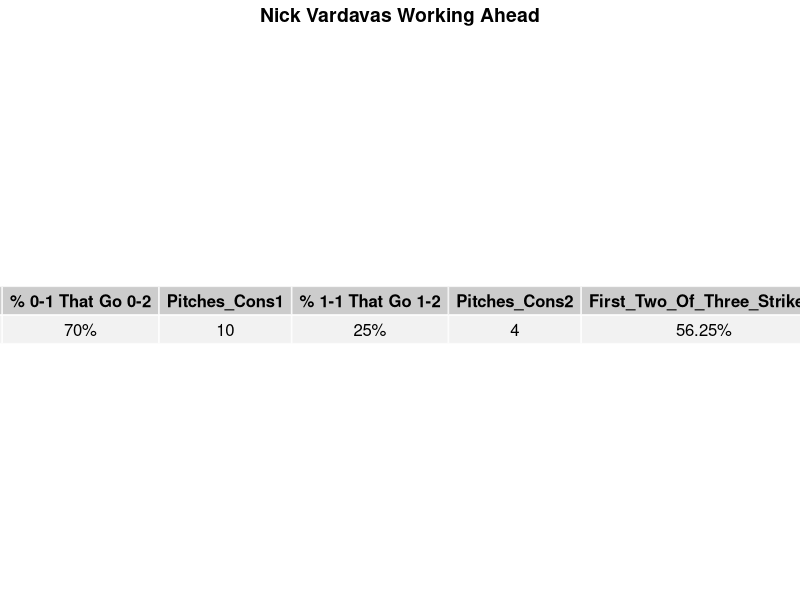
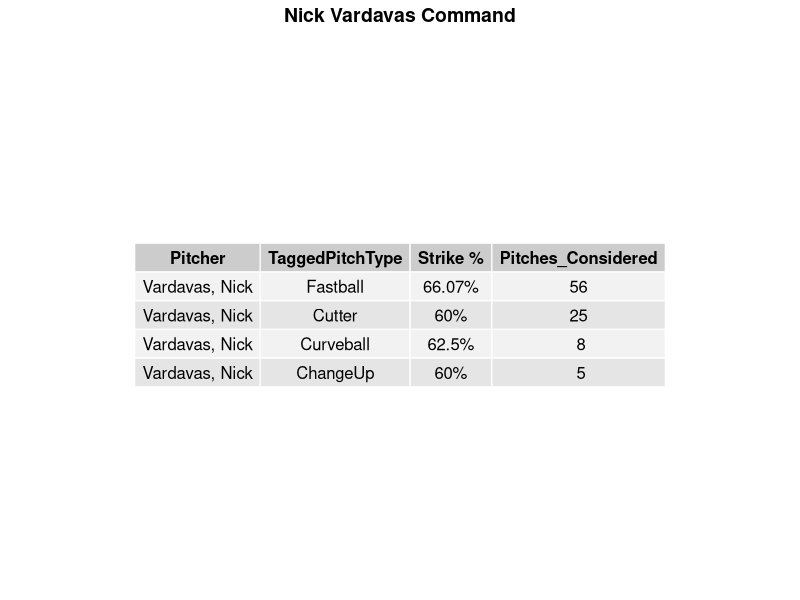
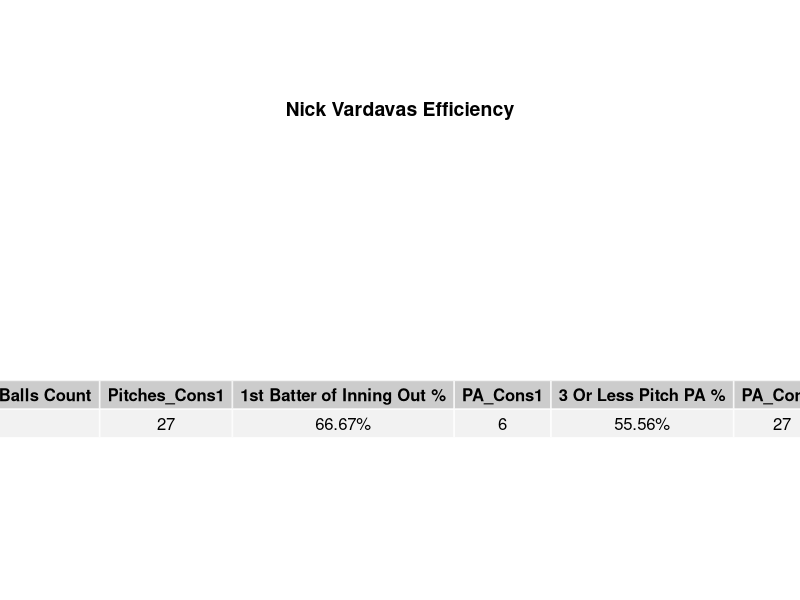
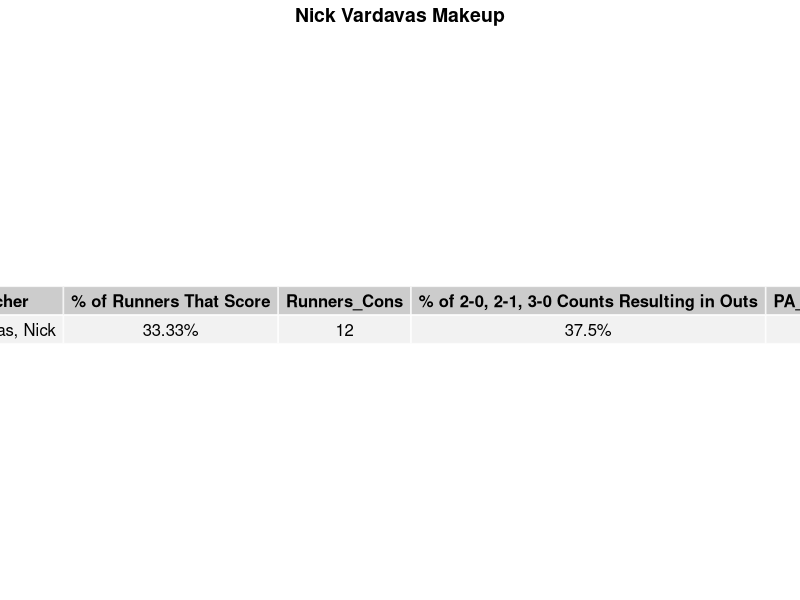
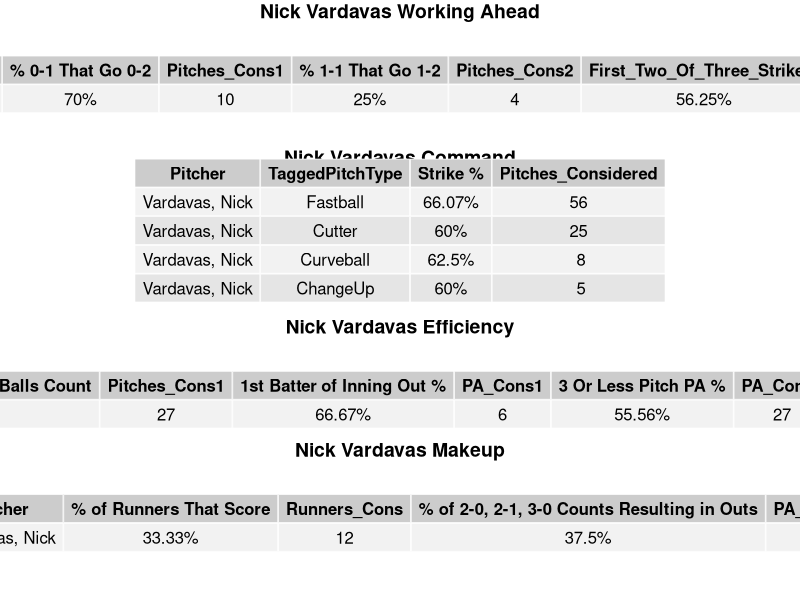

Recreate these plots in R, in order.
#Coach Scully Report: Working Ahead, Command, Efficiency, Make-Up


#Load Libraries
library(dplyr)
library(gridExtra)
library(gridGraphics)
library(ggplot2)
library(patchwork)

#Load Data
data2023 <- read.csv("20240317-McKieFieldStad-1_unverified.csv")

#Select the player and game date
data20231 <- filter(data2023, Pitcher == "Vardavas, Nick")

#Only use columns we need
data20232 <- subset(data20231, select = c(PitchNo, PAofInning, PitchofPA, Date, Pitcher, PitcherId,
                                          Inning, Outs, Balls, Strikes, TaggedPitchType,
                                          PitchCall, PlayResult, KorBB, RunsScored))
data20232 <- data20232 %>%
  mutate(paofinningupdate = paste0(Date, Inning, PAofInning))



#---------------------WORKING AHEAD--------------------


# ----------- 0-1 counts that become 0-2 ------------

data20232$Count01 <- ifelse(data20232$Ball == "0" & data20232$Strike == "1" , 1, 0)
# Find row indices where Count01 is 1
indices <- which(data20232$Count01 == 1)

# Create an empty list to store filtered rows
filtered_rows <- list()

# Loop through the indices and keep current row and the subsequent row
for (i in indices) {
  if (i < nrow(data20232)) {
    filtered_rows[[length(filtered_rows) + 1]] <- data20232[i:(i+1), ]
  }
}

# Combine the list of data frames into a single data frame
final_01 <- do.call(rbind, filtered_rows)

# Remove duplicate rows if any
final_01 <- unique(final_01)

#Remove columns of a fresh AB
final_01 <- final_01 %>%
  filter(!(Balls == 0 & Strikes == 0))

#Remove the 0-1 count columns to such leave us with the subsequent pitches
final_01 <- filter(final_01, Count01 != 1)

#Create binary for counts that became 0-2
final_01$Count02 <- ifelse(final_01$Ball == "0" & final_01$Strike == "2" , 1, 0)

final_01 <- subset(final_01, select = c(PitchNo, PitcherId, Pitcher, Count02))

final_01 <- final_01 %>%
  group_by(PitcherId, Pitcher) %>%
  summarize(`% 0-1 Counts that become 0-2` = mean(Count02, na.rm = TRUE),
            Pitches_Considered = n())

final_01$`% 0-1 Counts that become 0-2` <- round(final_01$`% 0-1 Counts that become 0-2` * 100, 2)
final_01$`% 0-1 Counts that become 0-2` <- paste(final_01$`% 0-1 Counts that become 0-2`, "%", sep = "")

# ----------- 1-1 counts that become 1-2 ------------

data20232$Count11 <- ifelse(data20232$Ball == "1" & data20232$Strike == "1" , 1, 0)
# Find row indices where Count01 is 1
indices1 <- which(data20232$Count11 == 1)

# Create an empty list to store filtered rows
filtered_rows1 <- list()

# Loop through the indices and keep current row and the subsequent row
for (i in indices1) {
  if (i < nrow(data20232)) {
    filtered_rows1[[length(filtered_rows1) + 1]] <- data20232[i:(i+1), ]
  }
}

# Combine the list of data frames into a single data frame
final_11 <- do.call(rbind, filtered_rows1)

# Remove duplicate rows if any
final_11 <- unique(final_11)

#Remove columns of a fresh AB
final_11 <- final_11 %>%
  filter(!(Balls == 0 & Strikes == 0))

#Remove the 0-1 count columns to such leave us with the subsequent pitches
final_11 <- filter(final_11, Count11 != 1)

#Create binary for counts that became 1-2
final_11$Count12 <- ifelse(final_11$Ball == "1" & final_11$Strike == "2" , 1, 0)

final_11 <- subset(final_11, select = c(PitchNo, PitcherId, Pitcher, Count12))

final_11 <- final_11 %>%
  group_by(PitcherId, Pitcher) %>%
  summarize(`% 1-1 Counts that become 1-2` = mean(Count12, na.rm = TRUE),
            Pitches_Considered = n())

final_11$`% 1-1 Counts that become 1-2` <- round(final_11$`% 1-1 Counts that become 1-2` * 100, 2)
final_11$`% 1-1 Counts that become 1-2` <- paste(final_11$`% 1-1 Counts that become 1-2`, "%", sep = "")

#-------------First Pitch Strike------------
data20232_FirstPitchK <- data20232 %>%
  filter(PitchofPA == 1)

data20232_FirstPitchK$FirstPitchK <- ifelse(data20232_FirstPitchK$PitchCall == "StrikeCalled" | 
                                            data20232_FirstPitchK$PitchCall == "StrikeSwinging" |
                                            data20232_FirstPitchK$PitchCall == "FoulBall" |
                                            data20232_FirstPitchK$PitchCall == "FoulBallNotFieldable" | 
                                            data20232_FirstPitchK$PitchCall == "InPlay", 1, 0)

data20232_FirstPitchK <- subset(data20232_FirstPitchK, select = c(PitchNo, PitcherId, Pitcher, FirstPitchK))

data20232_FirstPitchK <- data20232_FirstPitchK %>%
  group_by(PitcherId, Pitcher) %>%
  summarize(`1st Pitch Strike %` = mean(FirstPitchK, na.rm = TRUE),
            Pitches_Considered = n())

data20232_FirstPitchK$`1st Pitch Strike %` <- round(data20232_FirstPitchK$`1st Pitch Strike %` * 100, 2)
data20232_FirstPitchK$`1st Pitch Strike %` <- paste(data20232_FirstPitchK$`1st Pitch Strike %`, "%", sep = "")

#First 2 of 3 Pitches Strikes

FirstTwoOfThree <- data20232 %>%
  group_by(paofinningupdate) %>%
  mutate(count = n()) %>%
  filter(count >= 3) %>%
  slice_head(n = 3) %>%
  select(-count) %>%
  ungroup()


FirstTwoOfThree <- FirstTwoOfThree %>%
  group_by(paofinningupdate) %>%
  mutate(
    `FirstTwoOfThreeStrike%` = as.integer(sum(PitchCall %in% c("StrikeSwinging", "StrikeCalled", "FoulBall", "InPlay", "FoulBallNotFieldable")) >= 2)
  )

FirstTwoOfThree <- FirstTwoOfThree %>%
  group_by(PitcherId, Pitcher, paofinningupdate) %>%
  summarize(`FirstTwoOfThreeStrike%` = mean(`FirstTwoOfThreeStrike%`, na.rm = TRUE))

FirstTwoOfThree <- FirstTwoOfThree %>%
  group_by(PitcherId, Pitcher) %>%
  summarize(`FirstTwoOfThreeStrike%` = mean(`FirstTwoOfThreeStrike%`, na.rm = TRUE),
            PA_Considered = n())

FirstTwoOfThree$`FirstTwoOfThreeStrike%` <- round(FirstTwoOfThree$`FirstTwoOfThreeStrike%` * 100, 2)
FirstTwoOfThree$`FirstTwoOfThreeStrike%` <- paste(FirstTwoOfThree$`FirstTwoOfThreeStrike%`, "%", sep = "")


#-----------------------COMMAND-----------------------
strike_vector <- c("StrikeCalled", "StrikeSwinging", "FoulBall", "InPlay", "FoulBallNotFieldable")

Command <- data20231 %>%
  group_by(Pitcher, PitcherId, TaggedPitchType) %>%
  mutate(strike = if_else(PitchCall %in% strike_vector, 1, 0)) %>%
  summarize(`Strike %` = sum((strike)/n()),
            Pitches_Considered = n())

Command$`Strike %` <- round(Command$`Strike %` * 100, 2)
Command$`Strike %` <- paste(Command$`Strike %`, "%", sep = "")

Command <- Command %>%
  arrange(desc(Pitches_Considered))

#----------------------EFFICIENCY---------------------
# Calculate Ball3Counts
#Percent of PA that go to 3 ball Counts
Ball3Counts <- data20232 %>%
  group_by(paofinningupdate) %>%
  mutate(
    `% of PA's that go to 3 Balls Count` = as.integer(any(Balls == 3))
  )

Ball3Counts <- Ball3Counts %>%
  group_by(PitcherId, Pitcher, paofinningupdate) %>%
  summarize(`% of PA's that go to 3 Balls Count` = mean(`% of PA's that go to 3 Balls Count`, na.rm = TRUE))

Ball3Counts <- Ball3Counts %>%
  group_by(PitcherId, Pitcher) %>%
  summarize(`% of PA's that go to 3 Balls Count` = mean(`% of PA's that go to 3 Balls Count`, na.rm = TRUE),
            PA_Considered = n())

Ball3Counts$`% of PA's that go to 3 Balls Count` <- round(Ball3Counts$`% of PA's that go to 3 Balls Count` * 100, 2)
Ball3Counts$`% of PA's that go to 3 Balls Count` <- paste(Ball3Counts$`% of PA's that go to 3 Balls Count`, "%", sep = "")


#First Batter of Inning Out %
FirstBatter <- data20232 %>%
  filter(substr(paofinningupdate, nchar(paofinningupdate), nchar(paofinningupdate)) == "1")

FirstBatterLastRow <- FirstBatter %>%
  group_by(paofinningupdate) %>%
  slice_tail(n = 1) %>%
  ungroup()

FirstBatterLastRow$Out <- if_else(FirstBatterLastRow$PlayResult == "Out" | FirstBatterLastRow$PitchCall == "StrikeSwinging" |
                                  FirstBatterLastRow$PitchCall == "StrikeCalled", 1, 0)

FirstBatterLastRow <- FirstBatterLastRow %>%
  group_by(PitcherId, Pitcher) %>%
  summarize(`First Batter Of Inning Out %` = mean(`Out`, na.rm = TRUE),
            PA_Considered = n())

FirstBatterLastRow$`First Batter Of Inning Out %` <- round(FirstBatterLastRow$`First Batter Of Inning Out %` * 100, 2)
FirstBatterLastRow$`First Batter Of Inning Out %` <- paste(FirstBatterLastRow$`First Batter Of Inning Out %`, "%", sep = "")

#3 Or Less Pitch PA
result <- data20232 %>%
  group_by(paofinningupdate, Pitcher, PitcherId) %>%
  summarize(count = n()) %>%
  mutate(ThreeorLess = ifelse(count <= 3, 1, 0))

ThreeOrLessPitchPA <- result %>%
  group_by(Pitcher, PitcherId) %>%
  summarize(`3 or Less Pitch PA %` = mean(ThreeorLess, na.rm = TRUE),
            PA_Considered = n())

ThreeOrLessPitchPA$`3 or Less Pitch PA %` <- round(ThreeOrLessPitchPA$`3 or Less Pitch PA %` * 100, 2)
ThreeOrLessPitchPA$`3 or Less Pitch PA %` <- paste(ThreeOrLessPitchPA$`3 or Less Pitch PA %`, "%", sep = "")

#4 Or Less Pitch PA
result1 <- data20232 %>%
  group_by(paofinningupdate, Pitcher, PitcherId) %>%
  summarize(count = n()) %>%
  mutate(FourorLess = ifelse(count <= 4, 1, 0))

FourOrLessPitchPA <- result1 %>%
  group_by(Pitcher, PitcherId) %>%
  summarize(`4 or Less Pitch PA %` = mean(FourorLess, na.rm = TRUE),
            PA_Considered = n())

FourOrLessPitchPA$`4 or Less Pitch PA %` <- round(FourOrLessPitchPA$`4 or Less Pitch PA %` * 100, 2)
FourOrLessPitchPA$`4 or Less Pitch PA %` <- paste(FourOrLessPitchPA$`4 or Less Pitch PA %`, "%", sep = "")


#--------------------MAKEUP--------------------

#Percent of Runners that Score
Perc_Runners_Who_Score <- data20231
Perc_Runners_Who_Score$Runners <- if_else(Perc_Runners_Who_Score$PlayResult == "Double" | 
                                            Perc_Runners_Who_Score$PlayResult == "Triple" |
                                            Perc_Runners_Who_Score$PlayResult == "HomeRun" |
                                            Perc_Runners_Who_Score$PlayResult == "Single" |
                                            Perc_Runners_Who_Score$PlayResult == "Error" |
                                            Perc_Runners_Who_Score$KorBB == "Walk"|
                                            Perc_Runners_Who_Score$PitchCall == "HitByPitch", 1, 0)

Perc_Runners_Who_Score1 <- subset(Perc_Runners_Who_Score, select = c(PitchNo, PAofInning, PitchofPA, Date, Pitcher, PitcherId,
                                                                     Inning, Outs, Balls, Strikes, TaggedPitchType,
                                                                     PitchCall, PlayResult, KorBB, RunsScored, Runners))

Perc_Runners_Who_Score2 <- Perc_Runners_Who_Score1 %>%
  group_by(Pitcher, PitcherId) %>%
  summarize(`% of Runners That Score` = sum(RunsScored, na.rm = TRUE) / sum(Runners, na.rm = TRUE),
            `Runners Considered` = sum(Runners == 1, na.rm = TRUE))

Perc_Runners_Who_Score2$`% of Runners That Score` <- round(Perc_Runners_Who_Score2$`% of Runners That Score` * 100, 2)
Perc_Runners_Who_Score2$`% of Runners That Score` <- paste(Perc_Runners_Who_Score2$`% of Runners That Score`, "%", sep = "")

#Percent of 2-0, 2-1, 3 Ball Counts ending in outs
BadCounts <- data20232 %>%
  group_by(paofinningupdate) %>%
  filter(
    (any(Balls == 2 & Strikes == 0) ||
       any(Balls == 2 & Strikes == 1) ||
       any(Balls == 3))
  ) %>%
  ungroup() %>%
  group_by(paofinningupdate) %>%
  slice_tail(n = 1)  

BadCounts$Out <- if_else(BadCounts$PlayResult == "Out" | BadCounts$KorBB == "Strikeout", 1, 0)

BadCounts <- BadCounts %>%
  group_by(Pitcher, PitcherId) %>%
  summarize(`% of 2-0, 2-1, 3 Ball Counts Ending In Outs` = mean(Out, na.rm = TRUE),
            PA_Considered = n())

BadCounts$`% of 2-0, 2-1, 3 Ball Counts Ending In Outs` <- round(BadCounts$`% of 2-0, 2-1, 3 Ball Counts Ending In Outs` * 100, 2)
BadCounts$`% of 2-0, 2-1, 3 Ball Counts Ending In Outs` <- paste(BadCounts$`% of 2-0, 2-1, 3 Ball Counts Ending In Outs`, "%", sep = "")

#------------------------Combine the Dataframes-----------------------------
#--------Working ahead--------
workingahead <- cbind(final_01, final_11, FirstTwoOfThree)
workingahead <- workingahead[,c(2:4, 7:8, 11:12)]


colnames(workingahead) <- c("Pitcher", "% 0-1 That Go 0-2", "Pitches_Cons1", 
                          "% 1-1 That Go 1-2", "Pitches_Cons2", 
                          "First_Two_Of_Three_Strike%", "PA_Cons1") 

# convert columns to numeric

# Create the tableGrob object
table <- tableGrob(workingahead, rows = NULL)

# Create a textGrob for the title
title <- textGrob("Nick Vardavas Working Ahead", gp = gpar(fontsize = 14, fontface = "bold"))

# Combine the title and tableGrob using grid.arrange
table <- grid.arrange(title, table, ncol = 1, heights = c(0.05, 0.95))

#--------Command---------
Command <- Command[,c(1, 3:5)]

table1 <- tableGrob(Command, rows = NULL)

# Create a textGrob for the title
title1 <- textGrob("Nick Vardavas Command", gp = gpar(fontsize = 14, fontface = "bold"))

# Combine the title and tableGrob using grid.arrange
table1 <- grid.arrange(title1, table1, ncol = 1, heights = c(0.05, 0.95))

#-------Efficiency-------
Efficiency <- cbind(Ball3Counts, FirstBatterLastRow, ThreeOrLessPitchPA, FourOrLessPitchPA)
Efficiency <- Efficiency[,c(2:4, 7:8, 11:12, 15:16)]

colnames(Efficiency) <- c("Pitcher", "% of PA's that go to 3 Balls Count", "Pitches_Cons1", 
                          "1st Batter of Inning Out %", "PA_Cons1", 
                          "3 Or Less Pitch PA %", "PA_Cons2", "4 Or Less Pitch PA %", "PA_Cons3") 


table2 <- tableGrob(Efficiency, rows = NULL)

# Create a textGrob for the title
title2 <- textGrob("Nick Vardavas Efficiency", gp = gpar(fontsize = 14, fontface = "bold"))

# Combine the title and tableGrob using grid.arrange
table2 <- grid.arrange(title2, table2, ncol = 1, heights = c(0.40, 0.70))


#-----Make-Up------
MakeUp <- cbind(Perc_Runners_Who_Score2, BadCounts)

MakeUp <- MakeUp[,c(1, 3:4, 7:8)]

colnames(MakeUp) <- c("Pitcher", "% of Runners That Score", "Runners_Cons", 
                          "% of 2-0, 2-1, 3-0 Counts Resulting in Outs", "PA_Cons1") 

table3 <- tableGrob(MakeUp, rows = NULL)

# Create a textGrob for the title
title3 <- textGrob("Nick Vardavas Makeup", gp = gpar(fontsize = 14, fontface = "bold"))

# Combine the title and tableGrob using grid.arrange
table3 <- grid.arrange(title3, table3, ncol = 1, heights = c(0.05, 0.95))


#----------Combine the Plots---------
plot_layout1 <- "
  A
  B
  C
  D"

second_graphic <- wrap_plots(table, table1, table2, table3,
                             design = plot_layout1)

ggsave("second_graphic.png", plot = second_graphic, width = 16, height = 8, units = "in")
